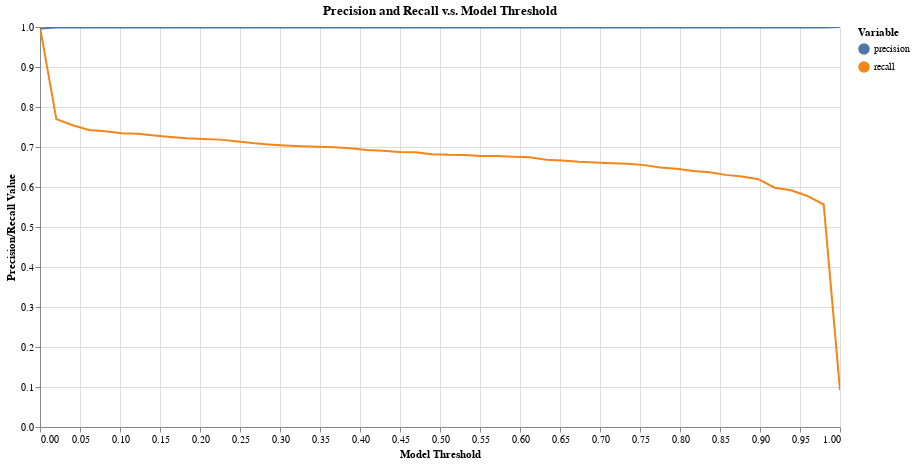

The notebook cell this image was saved under:
### Code cell
tutorial.plot_precision_recall_vs_threshold(df_eval)

### Figure 1 — Vega-Lite specification as saved in the notebook (floating-point values rounded to 4 significant figures)
{"config": {"view": {"continuousWidth": 400, "continuousHeight": 300}}, "layer": [{"mark": "line", "encoding": {"color": {"type": "nominal", "field": "variable", "legend": {"title": "Variable"}}, "tooltip": [{"type": "nominal", "field": "variable"}, {"type": "quantitative", "field": "threshold"}, {"type": "quantitative", "field": "value"}], "x": {"type": "quantitative", "axis": {"title": "Model Threshold"}, "field": "threshold"}, "y": {"type": "quantitative", "axis": {"title": "Precision/Recall Value"}, "field": "value", "scale": {"domain": [0, 1]}}}, "selection": {"selector004": {"type": "interval", "bind": "scales", "encodings": ["x", "y"]}}, "title": "Precision and Recall v.s. Model Threshold"}, {"mark": "point", "encoding": {"opacity": {"value": 0}, "x": {"type": "quantitative", "field": "threshold"}}, "selection": {"selector003": {"type": "single", "nearest": true, "on": "mouseover", "fields": ["threshold"], "empty": "none"}}}, {"mark": "point", "encoding": {"color": {"type": "nominal", "field": "variable", "legend": {"title": "Variable"}}, "opacity": {"condition": {"value": 1, "selection": "selector003"}, "value": 0}, "tooltip": [{"type": "nominal", "field": "variable"}, {"type": "quantitative", "field": "threshold"}, {"type": "quantitative", "field": "value"}], "x": {"type": "quantitative", "axis": {"title": "Model Threshold"}, "field": "threshold"}, "y": {"type": "quantitative", "axis": {"title": "Precision/Recall Value"}, "field": "value", "scale": {"domain": [0, 1]}}}, "title": "Precision and Recall v.s. Model Threshold"}, {"mark": {"type": "rule", "color": "gray"}, "encoding": {"x": {"type": "quantitative", "field": "threshold"}}, "transform": [{"filter": {"selection": "selector003"}}]}, {"mark": {"type": "text", "align": "right", "dx": -10, "dy": -5, "fontWeight": 300, "lineBreak": "\n"}, "encoding": {"color": {"type": "nominal", "field": "variable", "legend": {"title": "Variable"}}, "text": {"condition": {"type": "nominal", "field": "label", "selection": "selector003"}, "value": " "}, "tooltip": [{"type": "nominal", "field": "variable"}, {"type": "quantitative", "field": "threshold"}, {"type": "quantitative", "field": "value"}], "x": {"type": "quantitative", "axis": {"title": "Model Threshold"}, "field": "threshold"}, "y": {"type": "quantitative", "axis": {"title": "Precision/Recall Value"}, "field": "value", "scale": {"domain": [0, 1]}}}, "title": "Precision and Recall v.s. Model Threshold"}], "data": {"name": "data-11b5db644a19075aaf27ac886e07ac18"}, "height": 400, "width": 800, "$schema": "https://vega.github.io/schema/vega-lite/v4.8.1.json", "datasets": {"data-11b5db644a19075aaf27ac886e07ac18": [{"threshold": 0.0, "label": "threshold: 0.0\nprecision: 0.996\nrecall: 1.0", "variable": "recall", "value": 1.0}, {"threshold": 0.02041, "label": "threshold: 0.02\nprecision: 0.999\nrecall: 0.77", "variable": "recall", "value": 0.7698}, {"threshold": 0.04082, "label": "threshold: 0.041\nprecision: 0.999\nrecall: 0.754", "variable": "recall", "value": 0.7544}, {"threshold": 0.06122, "label": "threshold: 0.061\nprecision: 0.999\nrecall: 0.742", "variable": "recall", "value": 0.7424}, {"threshold": 0.08163, "label": "threshold: 0.082\nprecision: 0.999\nrecall: 0.739", "variable": "recall", "value": 0.7394}, {"threshold": 0.102, "label": "threshold: 0.102\nprecision: 0.999\nrecall: 0.734", "variable": "recall", "value": 0.7343}, {"threshold": 0.1224, "label": "threshold: 0.122\nprecision: 0.999\nrecall: 0.733", "variable": "recall", "value": 0.733}, {"threshold": 0.1429, "label": "threshold: 0.143\nprecision: 0.999\nrecall: 0.729", "variable": "recall", "value": 0.7287}, {"threshold": 0.1633, "label": "threshold: 0.163\nprecision: 0.999\nrecall: 0.725", "variable": "recall", "value": 0.7253}, {"threshold": 0.1837, "label": "threshold: 0.184\nprecision: 0.999\nrecall: 0.722", "variable": "recall", "value": 0.7219}, {"threshold": 0.2041, "label": "threshold: 0.204\nprecision: 0.999\nrecall: 0.72", "variable": "recall", "value": 0.7202}, {"threshold": 0.2245, "label": "threshold: 0.224\nprecision: 0.999\nrecall: 0.718", "variable": "recall", "value": 0.7184}, {"threshold": 0.2449, "label": "threshold: 0.245\nprecision: 0.999\nrecall: 0.715", "variable": "recall", "value": 0.7146}, {"threshold": 0.2653, "label": "threshold: 0.265\nprecision: 0.999\nrecall: 0.71", "variable": "recall", "value": 0.7099}, {"threshold": 0.2857, "label": "threshold: 0.286\nprecision: 0.999\nrecall: 0.706", "variable": "recall", "value": 0.7065}, {"threshold": 0.3061, "label": "threshold: 0.306\nprecision: 0.999\nrecall: 0.704", "variable": "recall", "value": 0.7039}, {"threshold": 0.3265, "label": "threshold: 0.327\nprecision: 0.999\nrecall: 0.702", "variable": "recall", "value": 0.7022}, {"threshold": 0.3469, "label": "threshold: 0.347\nprecision: 0.999\nrecall: 0.7", "variable": "recall", "value": 0.7005}, {"threshold": 0.3673, "label": "threshold: 0.367\nprecision: 0.999\nrecall: 0.699", "variable": "recall", "value": 0.6992}, {"threshold": 0.3878, "label": "threshold: 0.388\nprecision: 0.999\nrecall: 0.697", "variable": "recall", "value": 0.6966}, {"threshold": 0.4082, "label": "threshold: 0.408\nprecision: 0.999\nrecall: 0.692", "variable": "recall", "value": 0.6923}, {"threshold": 0.4286, "label": "threshold: 0.429\nprecision: 0.999\nrecall: 0.691", "variable": "recall", "value": 0.6906}, {"threshold": 0.449, "label": "threshold: 0.449\nprecision: 0.999\nrecall: 0.688", "variable": "recall", "value": 0.6876}, {"threshold": 0.4694, "label": "threshold: 0.469\nprecision: 0.999\nrecall: 0.687", "variable": "recall", "value": 0.6868}, {"threshold": 0.4898, "label": "threshold: 0.49\nprecision: 0.999\nrecall: 0.682", "variable": "recall", "value": 0.6821}, {"threshold": 0.5102, "label": "threshold: 0.51\nprecision: 0.999\nrecall: 0.68", "variable": "recall", "value": 0.6804}, {"threshold": 0.5306, "label": "threshold: 0.531\nprecision: 0.999\nrecall: 0.68", "variable": "recall", "value": 0.6799}, {"threshold": 0.551, "label": "threshold: 0.551\nprecision: 0.999\nrecall: 0.678", "variable": "recall", "value": 0.6778}, {"threshold": 0.5714, "label": "threshold: 0.571\nprecision: 0.999\nrecall: 0.677", "variable": "recall", "value": 0.6774}, {"threshold": 0.5918, "label": "threshold: 0.592\nprecision: 0.999\nrecall: 0.676", "variable": "recall", "value": 0.6757}, {"threshold": 0.6122, "label": "threshold: 0.612\nprecision: 0.999\nrecall: 0.674", "variable": "recall", "value": 0.6744}, {"threshold": 0.6327, "label": "threshold: 0.633\nprecision: 0.999\nrecall: 0.668", "variable": "recall", "value": 0.6684}, {"threshold": 0.6531, "label": "threshold: 0.653\nprecision: 0.999\nrecall: 0.666", "variable": "recall", "value": 0.6662}, {"threshold": 0.6735, "label": "threshold: 0.673\nprecision: 0.999\nrecall: 0.663", "variable": "recall", "value": 0.6632}, {"threshold": 0.6939, "label": "threshold: 0.694\nprecision: 0.999\nrecall: 0.662", "variable": "recall", "value": 0.6615}, {"threshold": 0.7143, "label": "threshold: 0.714\nprecision: 0.999\nrecall: 0.659", "variable": "recall", "value": 0.6594}, {"threshold": 0.7347, "label": "threshold: 0.735\nprecision: 0.999\nrecall: 0.658", "variable": "recall", "value": 0.6581}, {"threshold": 0.7551, "label": "threshold: 0.755\nprecision: 0.999\nrecall: 0.655", "variable": "recall", "value": 0.6547}, {"threshold": 0.7755, "label": "threshold: 0.776\nprecision: 0.999\nrecall: 0.649", "variable": "recall", "value": 0.6487}, {"threshold": 0.7959, "label": "threshold: 0.796\nprecision: 0.999\nrecall: 0.646", "variable": "recall", "value": 0.6457}, {"threshold": 0.8163, "label": "threshold: 0.816\nprecision: 0.999\nrecall: 0.64", "variable": "recall", "value": 0.6401}, {"threshold": 0.8367, "label": "threshold: 0.837\nprecision: 0.999\nrecall: 0.637", "variable": "recall", "value": 0.6371}, {"threshold": 0.8571, "label": "threshold: 0.857\nprecision: 0.999\nrecall: 0.63", "variable": "recall", "value": 0.6303}, {"threshold": 0.8776, "label": "threshold: 0.878\nprecision: 0.999\nrecall: 0.626", "variable": "recall", "value": 0.626}, {"threshold": 0.898, "label": "threshold: 0.898\nprecision: 0.999\nrecall: 0.62", "variable": "recall", "value": 0.6196}, {"threshold": 0.9184, "label": "threshold: 0.918\nprecision: 0.999\nrecall: 0.598", "variable": "recall", "value": 0.5982}, {"threshold": 0.9388, "label": "threshold: 0.939\nprecision: 0.999\nrecall: 0.592", "variable": "recall", "value": 0.5918}, {"threshold": 0.9592, "label": "threshold: 0.959\nprecision: 0.999\nrecall: 0.578", "variable": "recall", "value": 0.5777}, {"threshold": 0.9796, "label": "threshold: 0.98\nprecision: 0.998\nrecall: 0.556", "variable": "recall", "value": 0.5563}, {"threshold": 1.0, "label": "threshold: 1.0\nprecision: 1.0\nrecall: 0.092", "variable": "recall", "value": 0.092}, {"threshold": 0.0, "label": "threshold: 0.0\nprecision: 0.996\nrecall: 1.0", "variable": "precision", "value": 0.9962}, {"threshold": 0.02041, "label": "threshold: 0.02\nprecision: 0.999\nrecall: 0.77", "variable": "precision", "value": 0.9989}, {"threshold": 0.04082, "label": "threshold: 0.041\nprecision: 0.999\nrecall: 0.754", "variable": "precision", "value": 0.9989}, {"threshold": 0.06122, "label": "threshold: 0.061\nprecision: 0.999\nrecall: 0.742", "variable": "precision", "value": 0.9988}, {"threshold": 0.08163, "label": "threshold: 0.082\nprecision: 0.999\nrecall: 0.739", "variable": "precision", "value": 0.9988}, {"threshold": 0.102, "label": "threshold: 0.102\nprecision: 0.999\nrecall: 0.734", "variable": "precision", "value": 0.9988}, {"threshold": 0.1224, "label": "threshold: 0.122\nprecision: 0.999\nrecall: 0.733", "variable": "precision", "value": 0.9988}, {"threshold": 0.1429, "label": "threshold: 0.143\nprecision: 0.999\nrecall: 0.729", "variable": "precision", "value": 0.9988}, {"threshold": 0.1633, "label": "threshold: 0.163\nprecision: 0.999\nrecall: 0.725", "variable": "precision", "value": 0.9988}, {"threshold": 0.1837, "label": "threshold: 0.184\nprecision: 0.999\nrecall: 0.722", "variable": "precision", "value": 0.9988}, {"threshold": 0.2041, "label": "threshold: 0.204\nprecision: 0.999\nrecall: 0.72", "variable": "precision", "value": 0.9988}, {"threshold": 0.2245, "label": "threshold: 0.224\nprecision: 0.999\nrecall: 0.718", "variable": "precision", "value": 0.9988}, {"threshold": 0.2449, "label": "threshold: 0.245\nprecision: 0.999\nrecall: 0.715", "variable": "precision", "value": 0.9988}, {"threshold": 0.2653, "label": "threshold: 0.265\nprecision: 0.999\nrecall: 0.71", "variable": "precision", "value": 0.9988}, {"threshold": 0.2857, "label": "threshold: 0.286\nprecision: 0.999\nrecall: 0.706", "variable": "precision", "value": 0.9988}, {"threshold": 0.3061, "label": "threshold: 0.306\nprecision: 0.999\nrecall: 0.704", "variable": "precision", "value": 0.9988}, {"threshold": 0.3265, "label": "threshold: 0.327\nprecision: 0.999\nrecall: 0.702", "variable": "precision", "value": 0.9988}, {"threshold": 0.3469, "label": "threshold: 0.347\nprecision: 0.999\nrecall: 0.7", "variable": "precision", "value": 0.9988}, {"threshold": 0.3673, "label": "threshold: 0.367\nprecision: 0.999\nrecall: 0.699", "variable": "precision", "value": 0.9988}, {"threshold": 0.3878, "label": "threshold: 0.388\nprecision: 0.999\nrecall: 0.697", "variable": "precision", "value": 0.9988}, {"threshold": 0.4082, "label": "threshold: 0.408\nprecision: 0.999\nrecall: 0.692", "variable": "precision", "value": 0.9988}, {"threshold": 0.4286, "label": "threshold: 0.429\nprecision: 0.999\nrecall: 0.691", "variable": "precision", "value": 0.9988}, {"threshold": 0.449, "label": "threshold: 0.449\nprecision: 0.999\nrecall: 0.688", "variable": "precision", "value": 0.9988}, {"threshold": 0.4694, "label": "threshold: 0.469\nprecision: 0.999\nrecall: 0.687", "variable": "precision", "value": 0.9988}, {"threshold": 0.4898, "label": "threshold: 0.49\nprecision: 0.999\nrecall: 0.682", "variable": "precision", "value": 0.9987}, {"threshold": 0.5102, "label": "threshold: 0.51\nprecision: 0.999\nrecall: 0.68", "variable": "precision", "value": 0.9987}, {"threshold": 0.5306, "label": "threshold: 0.531\nprecision: 0.999\nrecall: 0.68", "variable": "precision", "value": 0.9987}, {"threshold": 0.551, "label": "threshold: 0.551\nprecision: 0.999\nrecall: 0.678", "variable": "precision", "value": 0.9987}, {"threshold": 0.5714, "label": "threshold: 0.571\nprecision: 0.999\nrecall: 0.677", "variable": "precision", "value": 0.9987}, {"threshold": 0.5918, "label": "threshold: 0.592\nprecision: 0.999\nrecall: 0.676", "variable": "precision", "value": 0.9987}, {"threshold": 0.6122, "label": "threshold: 0.612\nprecision: 0.999\nrecall: 0.674", "variable": "precision", "value": 0.9987}, {"threshold": 0.6327, "label": "threshold: 0.633\nprecision: 0.999\nrecall: 0.668", "variable": "precision", "value": 0.9987}, {"threshold": 0.6531, "label": "threshold: 0.653\nprecision: 0.999\nrecall: 0.666", "variable": "precision", "value": 0.9987}, {"threshold": 0.6735, "label": "threshold: 0.673\nprecision: 0.999\nrecall: 0.663", "variable": "precision", "value": 0.9987}, {"threshold": 0.6939, "label": "threshold: 0.694\nprecision: 0.999\nrecall: 0.662", "variable": "precision", "value": 0.9987}, {"threshold": 0.7143, "label": "threshold: 0.714\nprecision: 0.999\nrecall: 0.659", "variable": "precision", "value": 0.9987}, {"threshold": 0.7347, "label": "threshold: 0.735\nprecision: 0.999\nrecall: 0.658", "variable": "precision", "value": 0.9987}, {"threshold": 0.7551, "label": "threshold: 0.755\nprecision: 0.999\nrecall: 0.655", "variable": "precision", "value": 0.9987}, {"threshold": 0.7755, "label": "threshold: 0.776\nprecision: 0.999\nrecall: 0.649", "variable": "precision", "value": 0.9987}, {"threshold": 0.7959, "label": "threshold: 0.796\nprecision: 0.999\nrecall: 0.646", "variable": "precision", "value": 0.9987}, {"threshold": 0.8163, "label": "threshold: 0.816\nprecision: 0.999\nrecall: 0.64", "variable": "precision", "value": 0.9987}, {"threshold": 0.8367, "label": "threshold: 0.837\nprecision: 0.999\nrecall: 0.637", "variable": "precision", "value": 0.9987}, {"threshold": 0.8571, "label": "threshold: 0.857\nprecision: 0.999\nrecall: 0.63", "variable": "precision", "value": 0.9986}, {"threshold": 0.8776, "label": "threshold: 0.878\nprecision: 0.999\nrecall: 0.626", "variable": "precision", "value": 0.9986}, {"threshold": 0.898, "label": "threshold: 0.898\nprecision: 0.999\nrecall: 0.62", "variable": "precision", "value": 0.9986}, {"threshold": 0.9184, "label": "threshold: 0.918\nprecision: 0.999\nrecall: 0.598", "variable": "precision", "value": 0.9986}, {"threshold": 0.9388, "label": "threshold: 0.939\nprecision: 0.999\nrecall: 0.592", "variable": "precision", "value": 0.9986}, {"threshold": 0.9592, "label": "threshold: 0.959\nprecision: 0.999\nrecall: 0.578", "variable": "precision", "value": 0.9985}, {"threshold": 0.9796, "label": "threshold: 0.98\nprecision: 0.998\nrecall: 0.556", "variable": "precision", "value": 0.9985}, {"threshold": 1.0, "label": "threshold: 1.0\nprecision: 1.0\nrecall: 0.092", "variable": "precision", "value": 1.0}]}}
